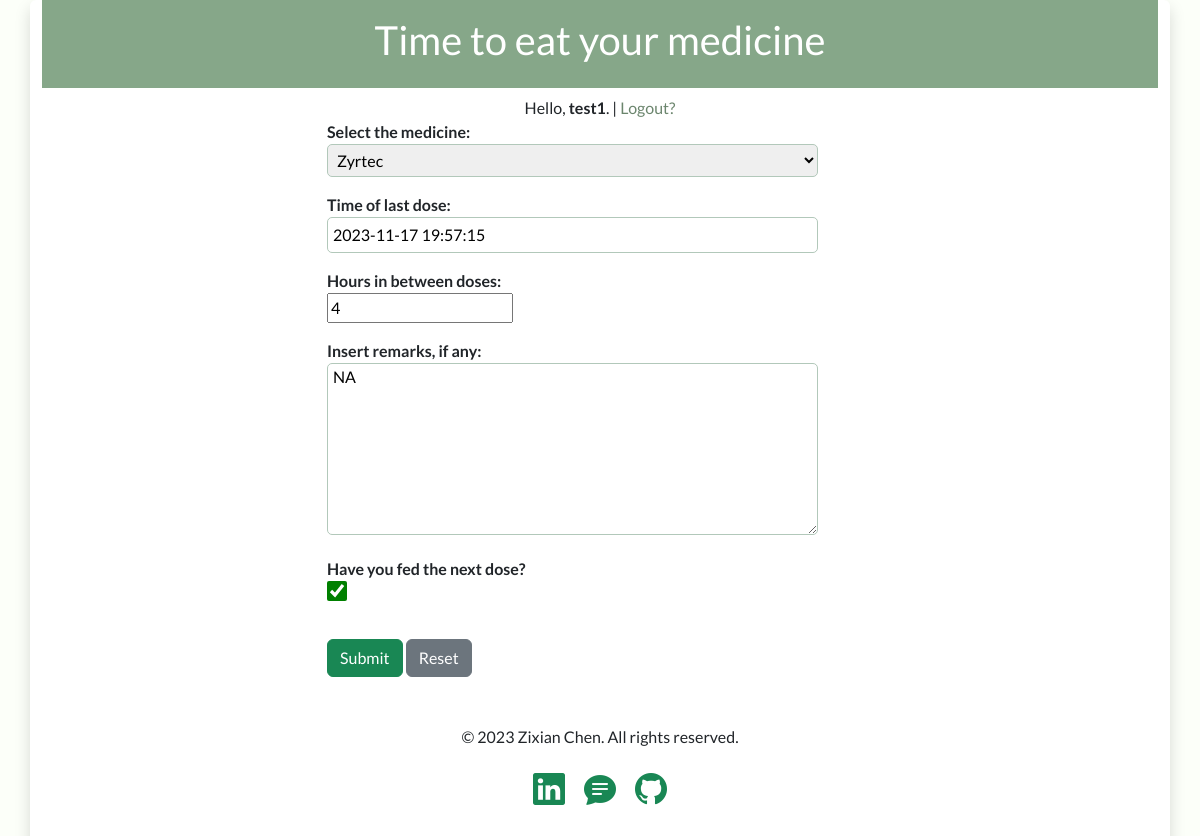
Page /update/3/ (signed in) on the committed database.
### trackerapp/models.py (models this page shows, shortened)
class EatModel(models.Model):
    user = models.ForeignKey(User, on_delete=models.SET_NULL, null=True)
    medicine = models.CharField(max_length=50, choices=medicine_choices)
    last_fed = models.DateTimeField(default=datetime.now)
    interval = models.IntegerField(default=4)
    remarks = models.TextField(max_length=140)
    complete = models.BooleanField(default=False)
    created = models.DateTimeField(auto_now_add=True)
    class Meta:
        ordering = ['complete'] #ordering in descending just do -complete

### trackerapp/views.py (the view)
# urls.py: path('update/<int:pk>/', EatUpdate.as_view(), name='eatupdate'),
class EatUpdate(LoginRequiredMixin, UpdateView):
    model = EatModel
    fields = ['medicine', 'remarks', 'last_fed', 'interval', 'complete']
    success_url = reverse_lazy('eatlist')

### templates/trackerapp/EatModel_form.html (shortened to what this page needs)
{% extends 'base.html' %}
{% block content %}
<div class="row">
    <div class="col-3"></div>
    <div class="col-6">
        <form action="" method="POST">
            {% if form.medicine %}
            <div class="fw-bold">Select the medicine:</div>
            <div class="mb-3">{{ form.medicine }}</div>
            {% endif %}
            {% if form.last_fed %}
            <div class="fw-bold">Time of last dose:</div>
            <div class="mb-3">{{ form.last_fed }}</div>
            {% endif %}
            {% if form.interval %}
            <div class="fw-bold">Hours in between doses:</div>
            <div class="mb-3">{{ form.interval }}</div>
            {% endif %}
            {% if form.remarks %}
            <div class="fw-bold">Insert remarks, if any:</div>
            <div class="mb-3">{{ form.remarks }}</div>
            {% endif %}
            <div class="fw-bold">Have you fed the next dose?</div>
            <div class="mb-3">{{ form.complete }}</div>
            <div class="pt-3">
                <input type="submit" value="Submit" class="btn btn-success">
                <input type="reset" value="Reset" class="btn btn-secondary">
            </div>
        </form>
    </div>
    <div class="col-3"></div>
</div>
{% endblock %}

### templates/base.html (shortened to what this page needs)
<!DOCTYPE html>
<html lang="en">
<head>
    <link rel="stylesheet" href="https://cdn.jsdelivr.net/npm/bootstrap@5.3.2/dist/css/bootstrap.min.css">
    <link rel="stylesheet" href="https://cdn.jsdelivr.net/npm/bootstrap-icons@1.11.1/font/bootstrap-icons.css">
</head>
<body>
<div class="container shadow mb-5 pb-5 bg-white rounded">
    <div class="row">
        <a href="{% url 'eatlist' %}" id="header"><div class="col p-3 mb-2 text-white" style="background-color: #86A789">
            <h1 class="text-center">Time to eat your medicine</h1>
        </div></a>
    </div>
    <div class="row">
        {% if user.is_authenticated %}
            <div class="col-12 text-center">Hello, <b>{{user.username}}</b>. | <a href="{% url 'eatlogout' %}">Logout?</a></div>
        {% else %}
            <div class="col-12 text-center">You are not logged in. <a href="{% url 'eatlogin' %}">Please login here</a>.</div>
        {% endif %}
    </div>
        {% block content %}
        {% endblock %}
{% include "_footer.html" %}
</div>
</body>
</html>

### templates/base.html (style rules this page uses)
body { background-color: #FCFFF9; font-family: 'Lato', sans-serif; }
input[type=text], input[type=password] { border: 1px solid #B2C8BA; border-radius: 5px; padding: 5px; width: 90%; }
input[type=checkbox] { height: 1.25em; width: 1.25em; accent-color: green; }
textarea { border: 1px solid #B2C8BA; border-radius: 5px; padding: 5px; width: 90%; line-height: 1em; }
select { border: 1px solid #B2C8BA; border-radius: 5px; padding: 5px; width: 90%; }
#header { text-decoration: none; }
a, a:visited { text-decoration: none; color: #6B856D; font-weight: 500; }

### rows in the picture
EatModel: medicine "Zyrtec", last_fed "2023-11-17 19:57:15", interval "4", remarks "NA", complete "☑"

### other values in the picture
{{ user.username }} "test1"
